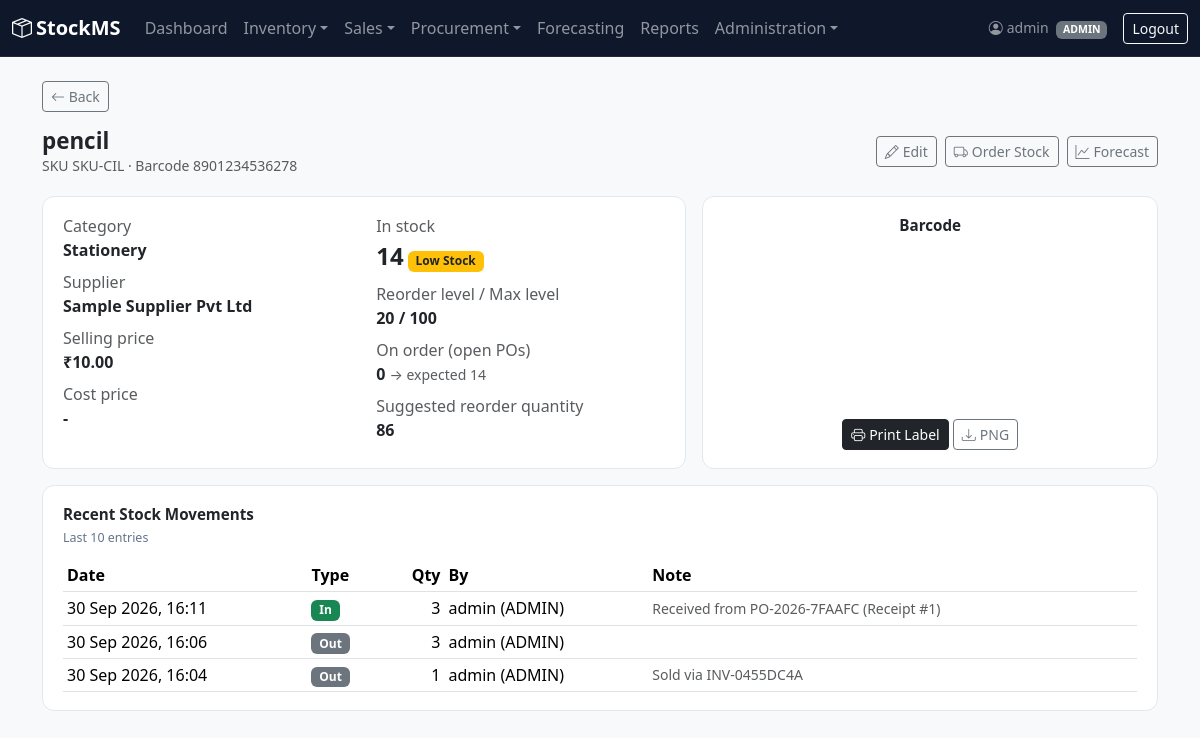
Page /products/6/ (signed in) on the earlier database version.
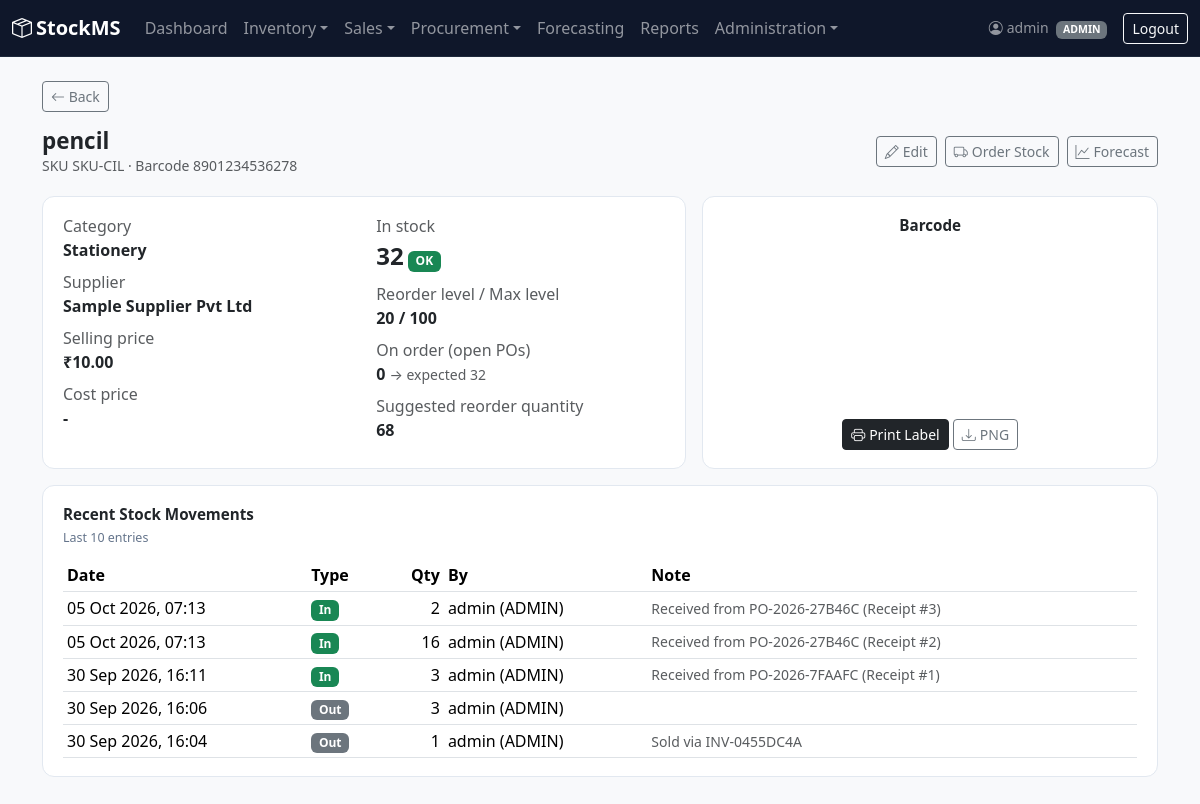
Same page on the later database version.
### accounts/models.py (models this page shows, shortened)
class User(AbstractUser):
    class Role(models.TextChoices):
        ADMIN = 'ADMIN', 'Admin'
        MANAGER = 'MANAGER', 'Manager'
        STAFF = 'STAFF', 'Staff'
    role = models.CharField(
        max_length=10,
        choices=Role.choices,
        default=Role.STAFF,
    )
    phone = models.CharField(max_length=20, blank=True, default='')
    department = models.CharField(max_length=100, blank=True, default='')
    def __str__(self):
        return f"{self.username} ({self.role})"

### inventory/models.py (models this page shows, shortened)
class Product(models.Model):
    name = models.CharField(max_length=200)
    brand = models.CharField(max_length=80, blank=True, default='')
    sku = models.CharField(max_length=50, unique=True)
    barcode = models.CharField(max_length=100, unique=True, blank=True, null=True)
    category = models.ForeignKey(Category, on_delete=models.SET_NULL, null=True, related_name='products')
    supplier = models.ForeignKey(Supplier, on_delete=models.SET_NULL, null=True, related_name='products')
    price = models.DecimalField(max_digits=10, decimal_places=2)
    cost_price = models.DecimalField(max_digits=10, decimal_places=2, default=0)
    quantity = models.PositiveIntegerField(default=0)
    reorder_level = models.PositiveIntegerField(default=10)
    max_stock_level = models.PositiveIntegerField(default=100)
    created_at = models.DateTimeField(auto_now_add=True)
    updated_at = models.DateTimeField(auto_now=True)
    @property
    def is_low_stock(self):
        return self.quantity <= self.reorder_level
    @property
    def margin_percent(self):
        if not self.cost_price or not self.price:
            return None
        return round((self.price - self.cost_price) / self.price * 100, 1)
    @property
    def suggested_reorder_quantity(self):
        suggestion = self.max_stock_level - self.quantity
        return max(suggestion, 0)
    @property
    def quantity_on_order(self):
        items = self.purchase_order_items.filter(
            purchase_order__status__in=['PENDING', 'PARTIALLY_RECEIVED']
        )
        return sum(item.quantity_remaining for item in items)
    @property
    def expected_stock(self):
        return self.quantity + self.quantity_on_order

class Category(models.Model):
    name = models.CharField(max_length=100, unique=True)
    code = models.CharField(max_length=20, blank=True, default='')
    description = models.TextField(blank=True)
    class Meta:
        verbose_name_plural = "Categories"
    def __str__(self):
        return self.name

class Supplier(models.Model):
    name = models.CharField(max_length=200)
    contact_person = models.CharField(max_length=100, blank=True)
    phone = models.CharField(max_length=20, blank=True)
    email = models.EmailField(blank=True)
    address = models.TextField(blank=True)
    gst_number = models.CharField(max_length=20, blank=True)
    def __str__(self):
        return self.name

class StockMovement(models.Model):
    class MovementType(models.TextChoices):
        IN = 'IN', 'Stock In'
        OUT = 'OUT', 'Stock Out'
    product = models.ForeignKey(Product, on_delete=models.CASCADE, related_name='movements')
    movement_type = models.CharField(max_length=3, choices=MovementType.choices)
    quantity = models.PositiveIntegerField()
    performed_by = models.ForeignKey(settings.AUTH_USER_MODEL, on_delete=models.SET_NULL, null=True)
    timestamp = models.DateTimeField(auto_now_add=True)
    note = models.CharField(max_length=255, blank=True)

### inventory/views.py (the view)
# urls.py: path('<int:pk>/', views.product_detail, name='product_detail'),
@login_required
def product_detail(request, pk):
    product = get_object_or_404(Product.objects.select_related('category', 'supplier'), pk=pk)
    movements = product.movements.select_related('performed_by').order_by('-timestamp')[:10]
    return render(request, 'inventory/product_detail.html', {
        'product': product,
        'movements': movements,
        'can_edit': request.user.role in MANAGER_ROLES,
    })

### accounts/formatting.py (called while the page is built, shortened)
def group_indian(digits):
    if len(digits) <= 3:
        return digits

def format_money(value, decimals=2, symbol='\u20b9'):
    if value is None or value == '':
        return '-'
    try:
        amount = Decimal(str(value))
        places = int(decimals)
    except (InvalidOperation, ValueError, TypeError):
        return str(value)
    amount = amount.quantize(Decimal(1).scaleb(-places))
    sign = '-' if amount < 0 else ''
    text = f"{abs(amount):.{places}f}"
    whole, _, frac = text.partition('.')
    return f"{sign}{symbol}{group_indian(whole)}" + (f".{frac}" if frac else '')

### accounts/templatetags/stockms_tags.py (called while the page is built)
@register.filter
def inr(value, decimals=2):
    return format_money(value, decimals)

### alerts/context_processors.py (called while the page is built)
def alert_counts(request):
    user = getattr(request, 'user', None)
    if user is None or not user.is_authenticated:
        return {}
    return {'active_alert_count': StockAlert.objects.filter(resolved=False).count()}

### inventory/templates/inventory/product_detail.html (shortened to what this page needs)
{% extends 'base.html' %}
{% load stockms_tags %}
{% block content %}
<div class="page-header">
    <div>
        <h2>{{ product.name }}</h2>
        <div class="text-muted small">{% if product.brand %}{{ product.brand }} &middot; {% endif %}SKU {{ product.sku }}{% if product.barcode %} &middot; Barcode {{ product.barcode }}{% endif %}</div>
    </div>
    <div class="d-flex flex-wrap gap-2">
        {% if can_edit %}
            <a href="{% url 'product_update' product.pk %}" class="btn btn-outline-secondary btn-sm"><i class="bi bi-pencil me-1"></i>Edit</a>
            <a href="{% url 'purchase_order_create' %}?product={{ product.pk }}" class="btn btn-outline-secondary btn-sm"><i class="bi bi-truck me-1"></i>Order Stock</a>
        {% endif %}
        <a href="{% url 'forecast_page' %}?product={{ product.pk }}" class="btn btn-outline-secondary btn-sm"><i class="bi bi-graph-up me-1"></i>Forecast</a>
    </div>
</div>
<div class="row g-3">
    <div class="col-lg-7">
        <div class="panel">
            <div class="row">
                <div class="col-sm-6">
                    <p class="mb-2"><span class="text-muted">Category</span><br><strong>{{ product.category|default:"-" }}</strong></p>
                    <p class="mb-2"><span class="text-muted">Supplier</span><br><strong>{{ product.supplier|default:"-" }}</strong></p>
                    <p class="mb-2"><span class="text-muted">Selling price</span><br><strong>{{ product.price|inr }}</strong></p>
                    {% if can_edit %}
                    <p class="mb-2"><span class="text-muted">Cost price</span><br>
                        <strong>{% if product.cost_price %}{{ product.cost_price|inr }}{% else %}-{% endif %}</strong>
                    </p>
                    {% endif %}
                </div>
                <div class="col-sm-6">
                    <p class="mb-2"><span class="text-muted">In stock</span><br>
                        <strong class="fs-4">{{ product.quantity }}</strong>
                        {% if product.quantity == 0 %}<span class="badge bg-danger">Out of Stock</span>
                        {% elif product.is_low_stock %}<span class="badge bg-warning text-dark">Low Stock</span>
                        {% else %}<span class="badge bg-success">OK</span>{% endif %}
                    </p>
                    <p class="mb-2"><span class="text-muted">Reorder level / Max level</span><br><strong>{{ product.reorder_level }} / {{ product.max_stock_level }}</strong></p>
                    <p class="mb-2"><span class="text-muted">On order (open POs)</span><br><strong>{{ product.quantity_on_order }}</strong>
                        <span class="text-muted small">&rarr; expected {{ product.expected_stock }}</span></p>
                    <p class="mb-0"><span class="text-muted">Suggested reorder quantity</span><br><strong>{{ product.suggested_reorder_quantity }}</strong></p>
                </div>
            </div>
        </div>
    </div>
    <div class="col-lg-5">
        <div class="panel text-center">
            <div class="panel-title">Barcode</div>
            {% if product.barcode %}
                <div class="my-3">
                    <svg id="detailBarcode"></svg>
                </div>
                <button type="button" class="btn btn-dark btn-sm"
                        data-name="{{ product.name }}" data-sku="{{ product.sku }}" data-code="{{ product.barcode }}"
                        data-price="{{ product.price|inr:0 }}" onclick="openBarcodeLabel(this.dataset.name, this.dataset.sku, this.dataset.code, this.dataset.price)">
                    <i class="bi bi-printer me-1"></i>Print Label
                </button>
                <a href="{% url 'barcode_image' product.pk %}" download="{{ product.sku }}-barcode.png" class="btn btn-outline-secondary btn-sm">
                    <i class="bi bi-download me-1"></i>PNG
                </a>
            {% else %}
                <p class="text-muted mt-3">No barcode assigned to this product.</p>
            {% endif %}
        </div>
    </div>
</div>
<div class="panel mt-3">
    <div class="panel-title">Recent Stock Movements</div>
    <div class="panel-sub">Last 10 entries</div>
    <table class="table table-sm mb-0">
        <thead><tr><th>Date</th><th>Type</th><th class="text-end">Qty</th><th>By</th><th>Note</th></tr></thead>
        <tbody>
        {% for m in movements %}
            <tr>
                <td>{{ m.timestamp|date:"d M Y, H:i" }}</td>
                <td>{% if m.movement_type == 'IN' %}<span class="badge bg-success">In</span>{% else %}<span class="badge bg-secondary">Out</span>{% endif %}</td>
                <td class="text-end">{{ m.quantity }}</td>
                <td>{{ m.performed_by|default:"-" }}</td>
                <td class="text-muted small">{{ m.note }}</td>
            </tr>
        {% empty %}
            <tr><td colspan="5" class="text-center text-muted">No movements recorded.</td></tr>
        {% endfor %}
        </tbody>
    </table>
</div>
{% endblock %}

### templates/base.html (shortened to what this page needs)
{% load static %}
<!DOCTYPE html>
<html lang="en">
<head>
    <link href="https://cdn.jsdelivr.net/npm/bootstrap@5.3.3/dist/css/bootstrap.min.css" rel="stylesheet">
    <link href="https://cdn.jsdelivr.net/npm/bootstrap-icons@1.11.3/font/bootstrap-icons.css" rel="stylesheet">
    <link rel="stylesheet" href="{% static 'css/custom.css' %}">
</head>
<body>
    {% with current=request.resolver_match.url_name %}
    <nav class="navbar navbar-expand-lg navbar-dark app-navbar">
        <div class="container-fluid">
            <a class="navbar-brand fw-semibold" href="{% url 'dashboard' %}">
                <i class="bi bi-box-seam me-1"></i>StockMS
            </a>
            <div class="collapse navbar-collapse" id="mainNav">
                {% if user.is_authenticated %}
                <ul class="navbar-nav me-auto">
                    <li class="nav-item">
                        <a class="nav-link {% if current == 'dashboard' %}active{% endif %}" href="{% url 'dashboard' %}">Dashboard</a>
                    </li>
                    <li class="nav-item dropdown">
                        <a class="nav-link dropdown-toggle" href="#" role="button" data-bs-toggle="dropdown">Inventory</a>
                    </li>
                    <li class="nav-item dropdown">
                        <a class="nav-link dropdown-toggle" href="#" role="button" data-bs-toggle="dropdown">Sales</a>
                    </li>
                    {% if user.role == 'ADMIN' or user.role == 'MANAGER' %}
                    <li class="nav-item dropdown">
                        <a class="nav-link dropdown-toggle" href="#" role="button" data-bs-toggle="dropdown">Procurement</a>
                    </li>
                    {% endif %}
                    <li class="nav-item">
                        <a class="nav-link {% if current == 'forecast_page' %}active{% endif %}" href="{% url 'forecast_page' %}">Forecasting</a>
                    </li>
                    {% if user.role == 'ADMIN' or user.role == 'MANAGER' %}
                    <li class="nav-item">
                        <a class="nav-link {% if current == 'reports_page' %}active{% endif %}" href="{% url 'reports_page' %}">Reports</a>
                    </li>
                    {% endif %}
                    {% if user.role == 'ADMIN' %}
                    <li class="nav-item dropdown">
                        <a class="nav-link dropdown-toggle" href="#" role="button" data-bs-toggle="dropdown">Administration</a>
                    </li>
                    {% elif user.role == 'MANAGER' %}
                    <li class="nav-item">
                        <a class="nav-link {% if current == 'email_log_list' %}active{% endif %}" href="{% url 'email_log_list' %}">Email Log</a>
                    </li>
                    {% endif %}
                </ul>
                <span class="navbar-text me-3 small">
                    <i class="bi bi-person-circle me-1"></i>{{ user.username }}
                    <span class="badge bg-secondary ms-1">{{ user.role }}</span>
                </span>
                <form method="post" action="{% url 'logout' %}" class="d-inline">
                    <button type="submit" class="btn btn-outline-light btn-sm">Logout</button>
                </form>
                {% endif %}
            </div>
        </div>
    </nav>
    <div class="container-xl mt-4 mb-5">
        {% if current != 'dashboard' %}
        <a href="javascript:history.back()" class="btn btn-sm btn-outline-secondary mb-3">
            <i class="bi bi-arrow-left"></i> Back
        </a>
        {% endif %}
        {% block content %}
        {% endblock %}
    </div>
    {% endwith %}
</body>
</html>

### static/css/custom.css (style rules this page uses)
body { background-color: #f8f9fb; }
.app-navbar { background: #0f172a; border-bottom: 1px solid #1e293b; }
.page-header { display: flex; flex-wrap: wrap; align-items: center; justify-content: space-between; gap: .75rem; margin-bottom: 1.25rem; }
.page-header h2 { margin: 0; font-size: 1.4rem; font-weight: 600; }
.panel { background: #fff; border: 1px solid #e2e8f0; border-radius: 12px; padding: 1.1rem 1.25rem; height: 100%; }
.panel-title { font-size: .95rem; font-weight: 600; margin-bottom: .15rem; }
.panel-sub { font-size: .78rem; color: #64748b; margin-bottom: .75rem; }
.table > :not(caption) > * > * { vertical-align: middle; }

Differences in the rows shown:
changed Product "pencil": quantity "14" → "32"; expected_stock "14" → "32"; suggested_reorder_quantity "86" → "68"
added StockMovement: timestamp "05 Oct 2026, 07:13", movement_type "In", quantity "2", performed_by "admin (ADMIN)", note "Received from PO-2026-27B46C (Receipt #3)"
added StockMovement: timestamp "05 Oct 2026, 07:13", movement_type "In", quantity "16", performed_by "admin (ADMIN)", note "Received from PO-2026-27B46C (Receipt #2)"
Other differences:
text no longer shown: "Low Stock"
text now shown: "OK"
